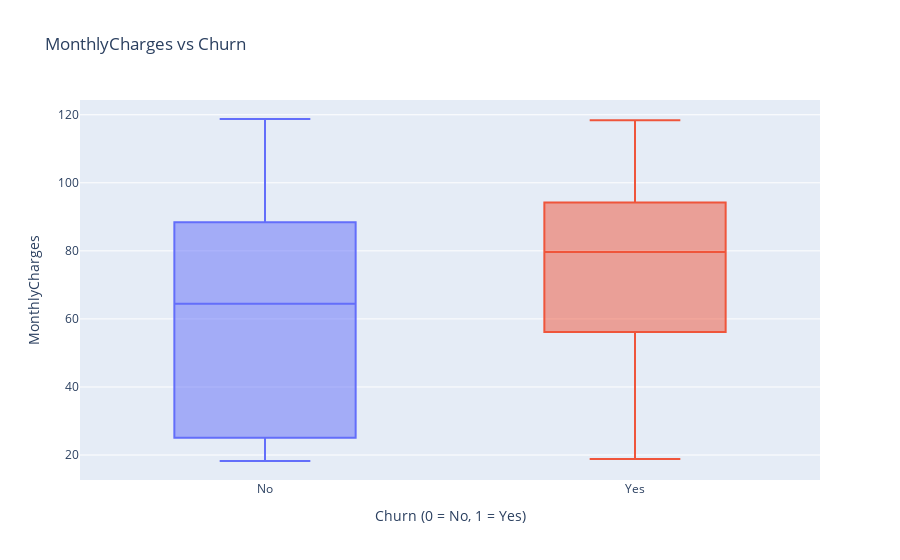
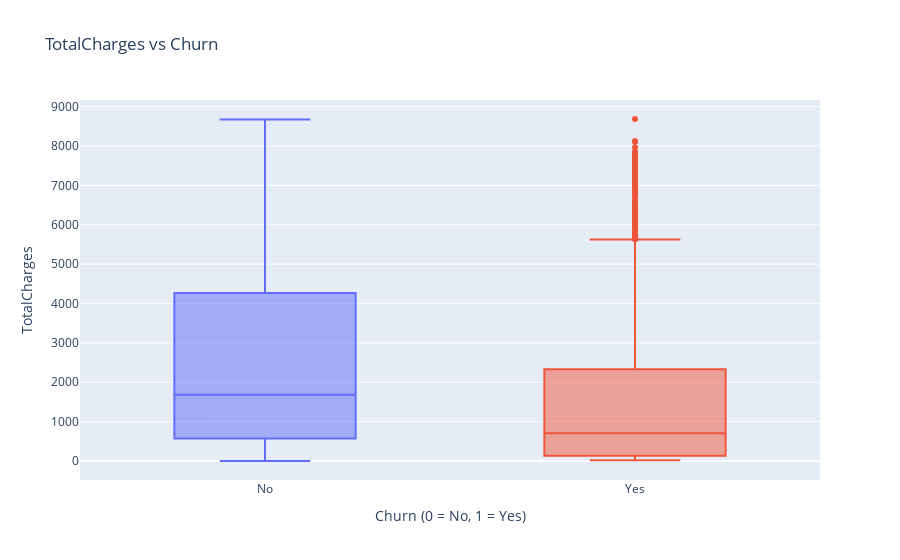
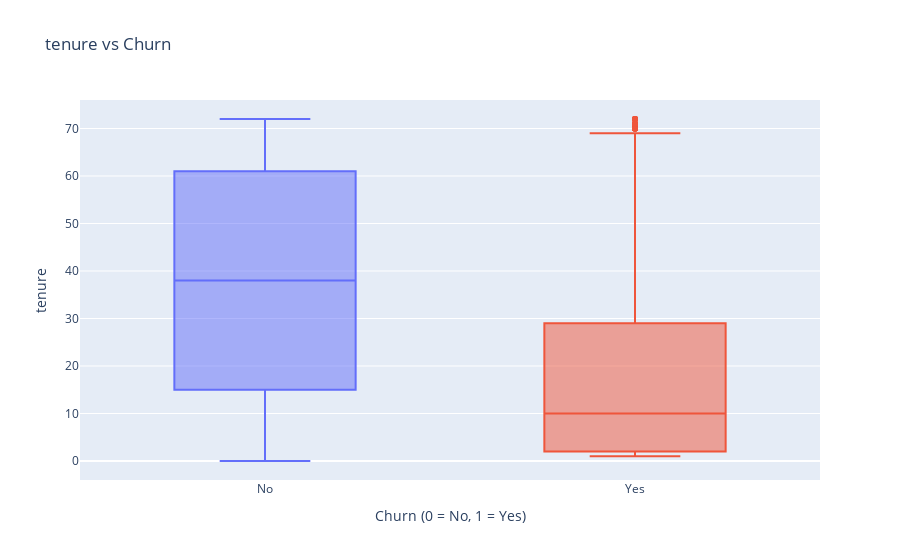

The notebook cell these images were saved under, in order:
### Markdown cell above
The most important graph here is the distribution of contract and churn, we can see that almost third of the churns.
The majority of the customers have a month-to-month contract.

### Code cell
# Loop through numerical features and plot boxplots vs Churn
for feature in numeric_continous_cols:
    fig = px.box(
        df_churn, 
        x='Churn', 
        y=feature, 
        title=f'{feature} vs Churn',
        color='Churn', 
        labels={'Churn': 'Churn (0 = No, 1 = Yes)', feature: feature}
    )
    
    fig.update_layout(
        xaxis_title='Churn (0 = No, 1 = Yes)',
        yaxis_title=feature,
        showlegend=False
    )
    
    fig.show()

### Figure 1 — Plotly figure (JSON) as saved in the notebook; plotly's stock layout.template omitted (floating-point values rounded to 4 significant figures; data arrays with more than 128 entries replaced by an {"elided": "..."} marker saying what was removed)
{"data": [{"alignmentgroup": "True", "hovertemplate": "Churn (0 = No, 1 = Yes)=%{x}<br>MonthlyCharges=%{y}<extra></extra>", "legendgroup": "No", "marker": {"color": "#636efa"}, "name": "No", "notched": false, "offsetgroup": "No", "orientation": "v", "showlegend": true, "type": "box", "x": {"elided": "5174 str values"}, "x0": " ", "xaxis": "x", "y": {"elided": "5174 float values"}, "y0": " ", "yaxis": "y"}, {"alignmentgroup": "True", "hovertemplate": "Churn (0 = No, 1 = Yes)=%{x}<br>MonthlyCharges=%{y}<extra></extra>", "legendgroup": "Yes", "marker": {"color": "#EF553B"}, "name": "Yes", "notched": false, "offsetgroup": "Yes", "orientation": "v", "showlegend": true, "type": "box", "x": {"elided": "1869 str values"}, "x0": " ", "xaxis": "x", "y": {"elided": "1869 float values"}, "y0": " ", "yaxis": "y"}], "layout": {"boxmode": "overlay", "legend": {"title": {"text": "Churn (0 = No, 1 = Yes)"}, "tracegroupgap": 0}, "showlegend": false, "title": {"text": "MonthlyCharges vs Churn"}, "xaxis": {"anchor": "y", "categoryarray": ["No", "Yes"], "categoryorder": "array", "domain": [0, 1], "title": {"text": "Churn (0 = No, 1 = Yes)"}}, "yaxis": {"anchor": "x", "domain": [0, 1], "title": {"text": "MonthlyCharges"}}}}

### Figure 2 — Plotly figure (JSON) as saved in the notebook; plotly's stock layout.template omitted (floating-point values rounded to 4 significant figures; data arrays with more than 128 entries replaced by an {"elided": "..."} marker saying what was removed)
{"data": [{"alignmentgroup": "True", "hovertemplate": "Churn (0 = No, 1 = Yes)=%{x}<br>TotalCharges=%{y}<extra></extra>", "legendgroup": "No", "marker": {"color": "#636efa"}, "name": "No", "notched": false, "offsetgroup": "No", "orientation": "v", "showlegend": true, "type": "box", "x": {"elided": "5174 str values"}, "x0": " ", "xaxis": "x", "y": {"elided": "5174 float values"}, "y0": " ", "yaxis": "y"}, {"alignmentgroup": "True", "hovertemplate": "Churn (0 = No, 1 = Yes)=%{x}<br>TotalCharges=%{y}<extra></extra>", "legendgroup": "Yes", "marker": {"color": "#EF553B"}, "name": "Yes", "notched": false, "offsetgroup": "Yes", "orientation": "v", "showlegend": true, "type": "box", "x": {"elided": "1869 str values"}, "x0": " ", "xaxis": "x", "y": {"elided": "1869 float values"}, "y0": " ", "yaxis": "y"}], "layout": {"boxmode": "overlay", "legend": {"title": {"text": "Churn (0 = No, 1 = Yes)"}, "tracegroupgap": 0}, "showlegend": false, "title": {"text": "TotalCharges vs Churn"}, "xaxis": {"anchor": "y", "categoryarray": ["No", "Yes"], "categoryorder": "array", "domain": [0, 1], "title": {"text": "Churn (0 = No, 1 = Yes)"}}, "yaxis": {"anchor": "x", "domain": [0, 1], "title": {"text": "TotalCharges"}}}}

### Figure 3 — Plotly figure (JSON) as saved in the notebook; plotly's stock layout.template omitted (floating-point values rounded to 4 significant figures; data arrays with more than 128 entries replaced by an {"elided": "..."} marker saying what was removed)
{"data": [{"alignmentgroup": "True", "hovertemplate": "Churn (0 = No, 1 = Yes)=%{x}<br>tenure=%{y}<extra></extra>", "legendgroup": "No", "marker": {"color": "#636efa"}, "name": "No", "notched": false, "offsetgroup": "No", "orientation": "v", "showlegend": true, "type": "box", "x": {"elided": "5174 str values"}, "x0": " ", "xaxis": "x", "y": {"elided": "5174 int values"}, "y0": " ", "yaxis": "y"}, {"alignmentgroup": "True", "hovertemplate": "Churn (0 = No, 1 = Yes)=%{x}<br>tenure=%{y}<extra></extra>", "legendgroup": "Yes", "marker": {"color": "#EF553B"}, "name": "Yes", "notched": false, "offsetgroup": "Yes", "orientation": "v", "showlegend": true, "type": "box", "x": {"elided": "1869 str values"}, "x0": " ", "xaxis": "x", "y": {"elided": "1869 int values"}, "y0": " ", "yaxis": "y"}], "layout": {"boxmode": "overlay", "legend": {"title": {"text": "Churn (0 = No, 1 = Yes)"}, "tracegroupgap": 0}, "showlegend": false, "title": {"text": "tenure vs Churn"}, "xaxis": {"anchor": "y", "categoryarray": ["No", "Yes"], "categoryorder": "array", "domain": [0, 1], "title": {"text": "Churn (0 = No, 1 = Yes)"}}, "yaxis": {"anchor": "x", "domain": [0, 1], "title": {"text": "tenure"}}}}
